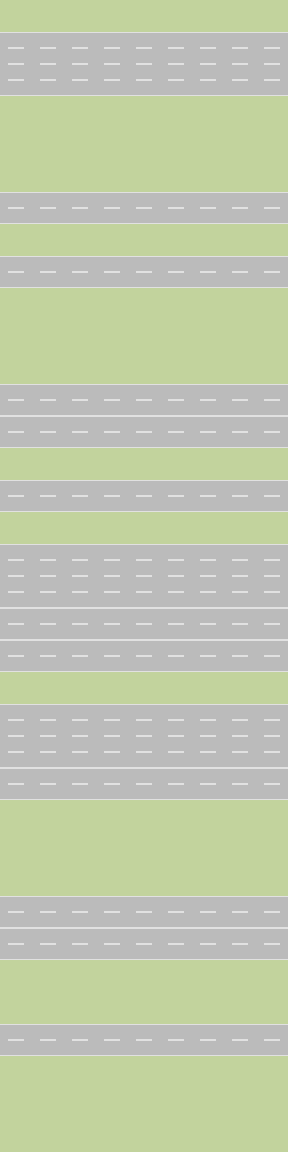

A 2D game scene composited from a Tiled map and its tileset images. What follows is a short description and the map's XML, with every tile layer's data as written:
An orthogonal 9x36 tile map with 32x32 px tiles, 1 tile layer (background), 2 tilesets.

<map version="1.8" tiledversion="1.8.2" orientation="orthogonal" renderorder="left-down" width="9" height="36" tilewidth="32" tileheight="32" infinite="0" nextlayerid="10" nextobjectid="23">
 <editorsettings>
  <export target="../../../Resources/levels/level1/level1.csv" format="csv" />
 </editorsettings>
 <tileset firstgid="1" source="tileset.tsx" />
 <tileset firstgid="6" source="Entities.tsx" />
 <layer id="1" name="background" width="9" height="36">
  <properties>
   <property name="tileset" value="tileset" />
  </properties>
  <data encoding="csv">
2,2,2,2,2,2,2,2,2,
4,4,4,4,4,4,4,4,4,
5,5,5,5,5,5,5,5,5,
2,2,2,2,2,2,2,2,2,
2,2,2,2,2,2,2,2,2,
2,2,2,2,2,2,2,2,2,
3,3,3,3,3,3,3,3,3,
2,2,2,2,2,2,2,2,2,
3,3,3,3,3,3,3,3,3,
2,2,2,2,2,2,2,2,2,
2,2,2,2,2,2,2,2,2,
2,2,2,2,2,2,2,2,2,
3,3,3,3,3,3,3,3,3,
3,3,3,3,3,3,3,3,3,
2,2,2,2,2,2,2,2,2,
3,3,3,3,3,3,3,3,3,
2,2,2,2,2,2,2,2,2,
4,4,4,4,4,4,4,4,4,
5,5,5,5,5,5,5,5,5,
3,3,3,3,3,3,3,3,3,
3,3,3,3,3,3,3,3,3,
2,2,2,2,2,2,2,2,2,
4,4,4,4,4,4,4,4,4,
5,5,5,5,5,5,5,5,5,
3,3,3,3,3,3,3,3,3,
2,2,2,2,2,2,2,2,2,
2,2,2,2,2,2,2,2,2,
2,2,2,2,2,2,2,2,2,
3,3,3,3,3,3,3,3,3,
3,3,3,3,3,3,3,3,3,
2,2,2,2,2,2,2,2,2,
2,2,2,2,2,2,2,2,2,
3,3,3,3,3,3,3,3,3,
2,2,2,2,2,2,2,2,2,
2,2,2,2,2,2,2,2,2,
2,2,2,2,2,2,2,2,2
</data>
 </layer>
</map>
